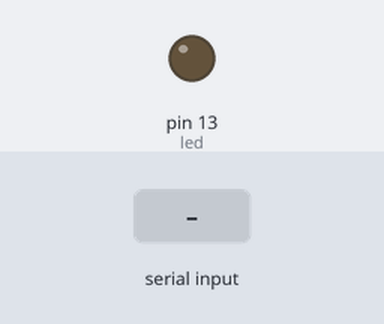
A sketch run on a simulated Arduino Uno, built with avr-gcc and run on an emulated ATmega328P. Shown: output pins drawn as LEDs (lit = HIGH). Dashed ring = blinking. The inputs (shaded band) are chosen by the test bench. What the sketch prints to the serial monitor is not drawn.

Above: at 1.2 s.
1.3 s: "0" received over Serial
At 1.45 s:
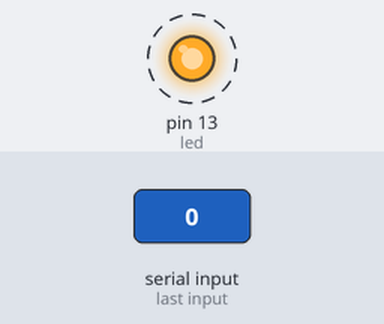
4.3 s: "200\n" received over Serial
7.3 s: "," received over Serial
At 9.1 s:
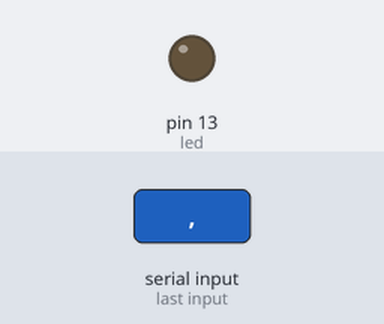
10.3 s: "90,45\n" received over Serial
Timing chart, 0 to 14.3 s (numbered marks = the images above; inputs shaded):
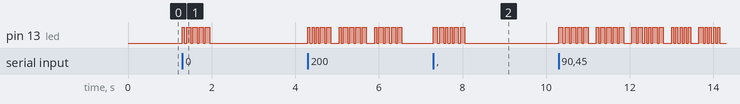

The sketch:

morse_coder.ino
```cpp
/*
 * This code accepts serail data and encode it into Morse code,
 * light up LED in pin # 13 accordingly and display back to the
 * serial monitor.
 *
 * Author: Sudhir K
 * 09/05/2012
 *
 */


const int led = 13;
const int dd = 50;
const int dotLength = dd;
const int dahLength = 2*dd;
const int baudGap = dd;

char alpha[27][6] = {"01", "1000", "1010", "100", "0", "0010", "110", "0000", "00", "0111", //J
          "101", "0100", "11", "10", "111", "0110", "1101", "010", "000", "1", // T
          "001", "0001", "011", "1001", "1011", "1100"} ;

char numer[12][6] = {"01111", "00111", "00011", "00001", "00000",
          "10000", "11000", "11100", "11110", "11111"};

char comma[7] = "110011";
char period[7] = "010101";
char query[7] = "001100";
char space[8] = "0000000";

void setup() {
  Serial.begin(9600);
  pinMode(led, OUTPUT);
}

void dot() {
  digitalWrite(led, HIGH);
  delay(dotLength);
  digitalWrite(led, LOW);
  delay(baudGap);
}

void dah() {
  digitalWrite(led, HIGH);
  delay(dahLength);
  digitalWrite(led, LOW);
  delay(baudGap);
}

void spacebar1() {
  digitalWrite(led, LOW);
  delay(7*dotLength);
}


void pause() {
  digitalWrite(led, LOW);
  delay(3*dotLength);
}

void show(char* txt, char ch) {
  for (int i=0; i<strlen(txt); i++) {
    if (txt[i] == '0')
      dot();
    else
      dah();
  }
  pause();
  Serial.print(ch);
}

void encode(char ch, int mode) {
  switch(mode) {
    case 1:
    show(numer[int(ch)-48], ch);
    break;

    case 2:
    show(alpha[int(ch)-65], ch);
    break;

    case 3:
    show(period, ch);
    break;

    case 4:
    show(comma, ch);
    break;

    case 5:
    show(query, ch);
    break;

    case 6:
    show(space, ch);
    break;
  }
}

void loop() {
  while (Serial.available() > 0) {
    char ch = toupper(Serial.read());

    if (int(ch) >47 && int(ch) < 58) {
      encode(ch, 1);
    }
    else if (int(ch) > 64 && int(ch) < 91) {
      encode(ch, 2);
    }
    else if (ch == '.') {
      encode(ch, 3);
    }
    else if (ch == ',') {
      encode(ch, 4);
    }
    else if (ch == '?') {
      encode(ch, 5);
    }
    else if (ch == ' ') {
      encode(ch, 6);
    }
    else {
      Serial.print(ch);
      continue;
    }
  }
}
```

Measured:
- after the input at 1.3 s, pin 13 (led): alternates HIGH for 0.10 s and LOW for 0.05 s, 10 changes in all, then stays LOW, starting at once
- after the input at 7.3 s, pin 13 (led): alternates HIGH for 0.10 s and LOW for 0.05 s, 12 changes in all, then stays LOW, starting at once
